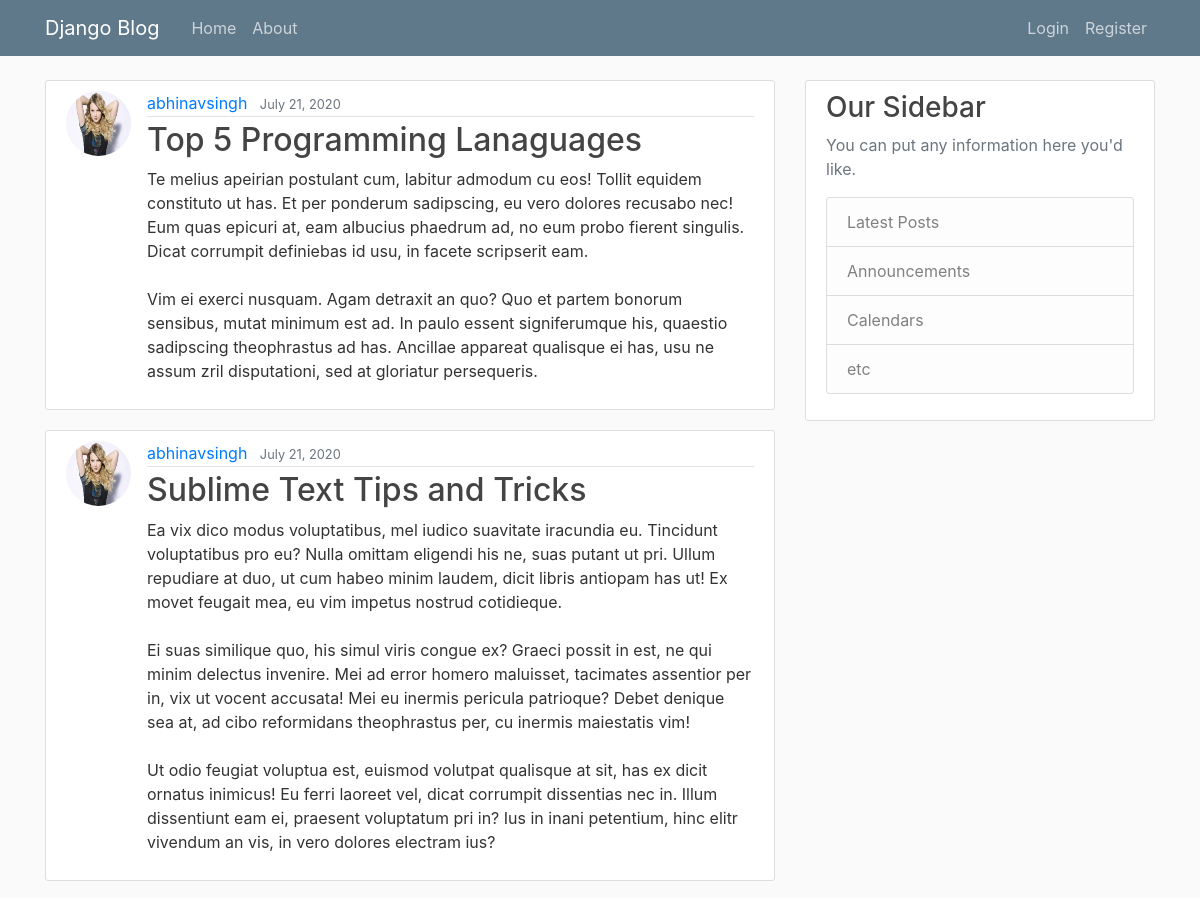
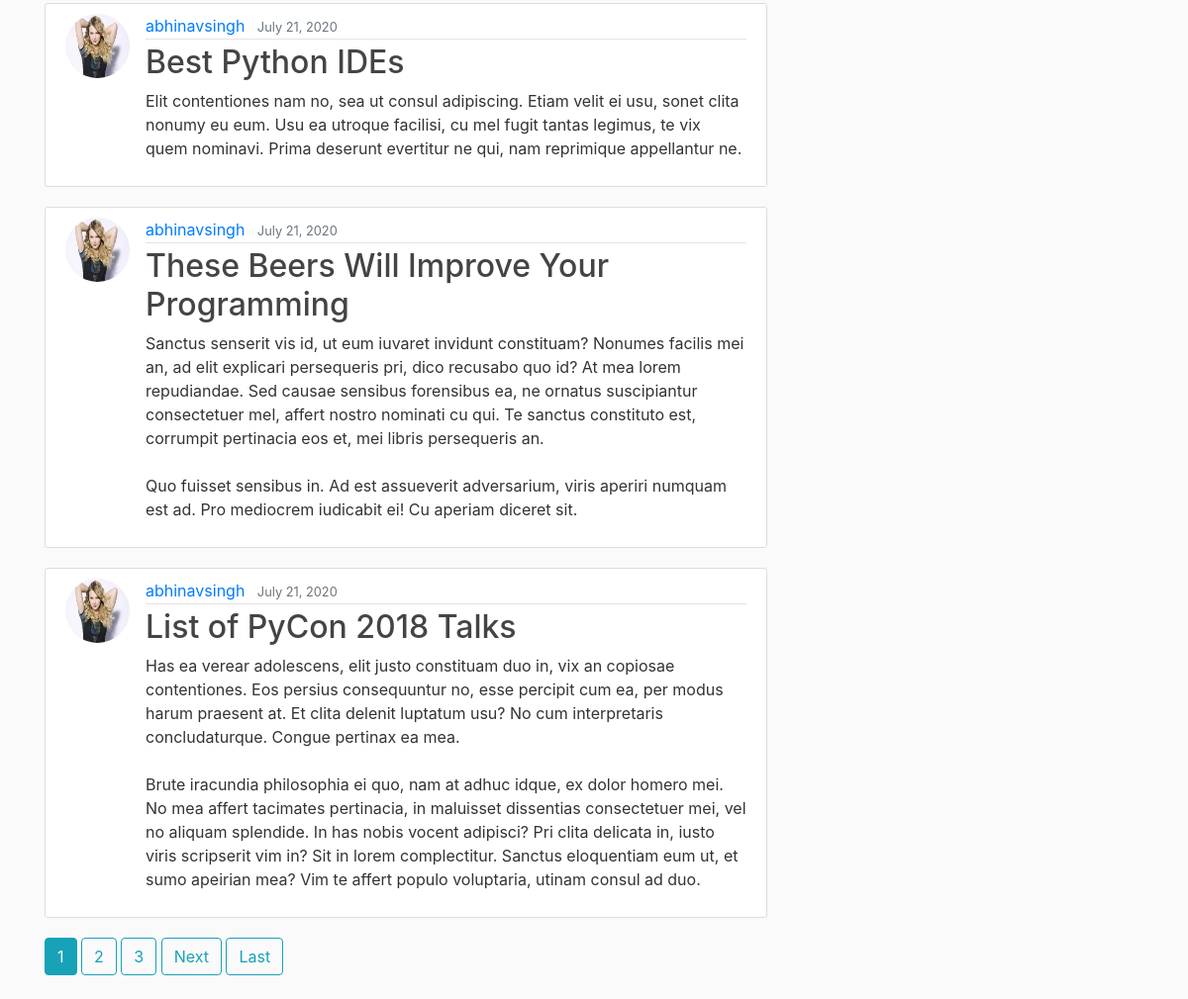
The page / on the database its author committed (2 pictures, top to bottom).
### blog/models.py (models this page shows, shortened)
class Post(models.Model):
	title = models.CharField(max_length=100)
	content = models.TextField()
	date_posted = models.DateField(default=timezone.now)
	author = models.ForeignKey(User, on_delete=models.CASCADE)

### users/models.py (models this page shows, shortened)
class Profile(models.Model):
	 user = models.OneToOneField(User, on_delete=models.CASCADE)
	 image = models.ImageField(default='default.jpg', upload_to='profile_pics')

### blog/views.py (the view)
# urls.py: path('', PostListView.as_view(),name='blog-home'),
class PostListView(ListView):
	model = Post
	template_name  = 'blog/home.html'
	context_object_name = 'posts'
	ordering = ['-date_posted']
	paginate_by = 5

### blog/templates/blog/home.html (shortened to what this page needs)
{% extends "blog/base.html" %}
{% block content %}
	{% for post in posts %}
		<article class="media content-section">
			<img class='rounded-circle article-img' src="{{ post.author.profile.image.url }}">
		  <div class="media-body">
		    <div class="article-metadata">
		      <a class="mr-2" href="{% url 'user-posts' post.author.username %}" ">{{ post.author }}</a>
		      <small class="text-muted">{{ post.date_posted|date:"F d, Y" }}</small>
		    </div>
		    <h2><a class="article-title" href="{% url 'post-detail' post.id %}">{{ post.title }}</a></h2>
		    <p class="article-content">{{ post.content }}</p>
		  </div>
		</article>
	{% endfor %}
	{% if is_paginated %}
      {% for num in page_obj.paginator.page_range %}
        {% if page_obj.number == num %}
          <a class="btn btn-info mb-4" href="?page={{ num }}">{{ num }}</a>
        {% elif num > page_obj.number|add:'-3' and num < page_obj.number|add:'3' %}
          <a class="btn btn-outline-info mb-4" href="?page={{ num }}">{{ num }}</a>
        {% endif %}
      {% endfor %}
      {% if page_obj.has_next %}
        <a class="btn btn-outline-info mb-4" href="?page={{ page_obj.next_page_number }}">Next</a>
        <a class="btn btn-outline-info mb-4" href="?page={{ page_obj.paginator.num_pages }}">Last</a>
      {% endif %}
    {% endif %}
{% endblock content %}

### blog/templates/blog/base.html (shortened to what this page needs)
{% load static %}
<!DOCTYPE html>
<html>
<head>
    <link rel="stylesheet" href="https://stackpath.bootstrapcdn.com/bootstrap/4.5.0/css/bootstrap.min.css">
    <link rel="stylesheet" type="text/css" href="{% static 'blog/main.css' %}">
</head>
<body>
	<header class="site-header">
	  <nav class="navbar navbar-expand-md navbar-dark bg-steel fixed-top">
	    <div class="container">
	      <a class="navbar-brand mr-4" href="{% url 'blog-home' %}">Django Blog</a>
	      <div class="collapse navbar-collapse" id="navbarToggle">
	        <div class="navbar-nav mr-auto">
	          <a class="nav-item nav-link" href="{% url 'blog-home' %}">Home</a>
	          <a class="nav-item nav-link" href="{% url 'blog-about' %}">About</a>
	        </div>
	        <div class="navbar-nav">
	        	{% if user.is_authenticated %}
	        		<a class="nav-item nav-link" href="{% url 'post-create' %}">New Post</a>
	        		<a class="nav-item nav-link" href="{% url 'profile' %}">profile</a>
	        	 	<a class="nav-item nav-link" href="{% url 'logout' %}">Logout</a>
	        	{% else %}
	        		<a class="nav-item nav-link" href="{% url 'login' %}">Login</a>
	          		<a class="nav-item nav-link" href="{% url 'user_register' %}">Register</a>
	        	{% endif %}
	        </div>
	      </div>
	    </div>
	  </nav>
	</header>
	<main role="main" class="container">
	  <div class="row">
	    <div class="col-md-8">
	      {% block content %}{% endblock %}
	    </div>
	    <div class="col-md-4">
	      <div class="content-section">
	        <h3>Our Sidebar</h3>
	        <p class='text-muted'>You can put any information here you'd like.
	          <ul class="list-group">
	            <li class="list-group-item list-group-item-light">Latest Posts</li>
	            <li class="list-group-item list-group-item-light">Announcements</li>
	            <li class="list-group-item list-group-item-light">Calendars</li>
	            <li class="list-group-item list-group-item-light">etc</li>
	          </ul>
	        </p>
	      </div>
	    </div>
	  </div>
	</main>
  </body>
</body>
</html>

### blog/static/blog/main.css (style rules this page uses)
body { background: #fafafa; color: #333333; margin-top: 5rem; }
h1, h2, h3, h4, h5, h6 { color: #444444; }
ul { margin: 0; }
.bg-steel { background-color: #5f788a; }
.site-header .navbar-nav .nav-link { color: #cbd5db; }
.content-section { background: #ffffff; padding: 10px 20px; border: 1px solid #dddddd; border-radius: 3px; margin-bottom: 20px; }
.article-title { color: #444444; }
.article-content { white-space: pre-line; }
.article-img { height: 65px; width: 65px; margin-right: 16px; }
.article-metadata { padding-bottom: 1px; margin-bottom: 4px; border-bottom: 1px solid #e3e3e3 }

### rows shown on the page
Post: author.profile.image (picture), author "abhinavsingh", date_posted "July 21, 2020", title "Top 5 Programming Lanaguages", content "Te melius apeirian postulant cum, labitur admodum cu eos! Tollit equidem constituto ut has. Et per ponderum sadipscing, eu vero dolores recusabo nec! Eum quas epicuri at, eam albucius phaedrum ad, no eum probo fierent singulis. Dicat corrumpit definiebas id usu, in facete scripserit eam. Vim ei exerci nusquam. Agam detraxit an quo? Quo et partem bonorum sensibus, mutat minimum est ad. In paulo essent signiferumque his, quaestio sadipscing theophrastus ad has. Ancillae appareat qualisque ei has, usu ne assum zril disputationi, sed at gloriatur persequeris."
Post: author.profile.image (picture), author "abhinavsingh", date_posted "July 21, 2020", title "Sublime Text Tips and Tricks", content "Ea vix dico modus voluptatibus, mel iudico suavitate iracundia eu. Tincidunt voluptatibus pro eu? Nulla omittam eligendi his ne, suas putant ut pri. Ullum repudiare at duo, ut cum habeo minim laudem, dicit libris antiopam has ut! Ex movet feugait mea, eu vim impetus nostrud cotidieque. Ei suas similique quo, his simul viris congue ex? Graeci possit in est, ne qui minim delectus invenire. Mei ad error homero maluisset, tacimates assentior per in, vix ut vocent accusata! Mei eu inermis pericula patrioque? Debet denique sea at, ad cibo reformidans theophrastus per, cu inermis maiestatis vim! Ut odio feugiat voluptua est, euismod volutpat qualisque at sit, has ex dicit ornatus inimicus! Eu…"
Post: author.profile.image (picture), author "abhinavsingh", date_posted "July 21, 2020", title "Best Python IDEs", content "Elit contentiones nam no, sea ut consul adipiscing. Etiam velit ei usu, sonet clita nonumy eu eum. Usu ea utroque facilisi, cu mel fugit tantas legimus, te vix quem nominavi. Prima deserunt evertitur ne qui, nam reprimique appellantur ne."
Post: author.profile.image (picture), author "abhinavsingh", date_posted "July 21, 2020", title "These Beers Will Improve Your Programming", content "Sanctus senserit vis id, ut eum iuvaret invidunt constituam? Nonumes facilis mei an, ad elit explicari persequeris pri, dico recusabo quo id? At mea lorem repudiandae. Sed causae sensibus forensibus ea, ne ornatus suscipiantur consectetuer mel, affert nostro nominati cu qui. Te sanctus constituto est, corrumpit pertinacia eos et, mei libris persequeris an. Quo fuisset sensibus in. Ad est assueverit adversarium, viris aperiri numquam est ad. Pro mediocrem iudicabit ei! Cu aperiam diceret sit."
Post: author.profile.image (picture), author "abhinavsingh", date_posted "July 21, 2020", title "List of PyCon 2018 Talks", content "Has ea verear adolescens, elit justo constituam duo in, vix an copiosae contentiones. Eos persius consequuntur no, esse percipit cum ea, per modus harum praesent at. Et clita delenit luptatum usu? No cum interpretaris concludaturque. Congue pertinax ea mea. Brute iracundia philosophia ei quo, nam at adhuc idque, ex dolor homero mei. No mea affert tacimates pertinacia, in maluisset dissentias consectetuer mei, vel no aliquam splendide. In has nobis vocent adipisci? Pri clita delicata in, iusto viris scripserit vim in? Sit in lorem complectitur. Sanctus eloquentiam eum ut, et sumo apeirian mea? Vim te affert populo voluptaria, utinam consul ad duo."

### other values the page prints
{{ num }} "1"
{{ num }} "2" "3"
